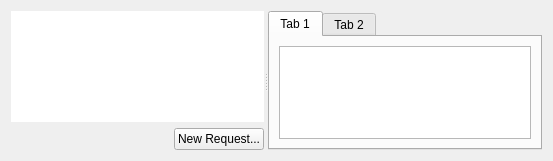
<ui version="4.0" >
 <class>HistoricalDataDisplay</class>
 <widget class="QFrame" name="HistoricalDataDisplay" >
  <property name="geometry" >
   <rect>
    <x>0</x>
    <y>0</y>
    <width>553</width>
    <height>161</height>
   </rect>
  </property>
  <property name="windowTitle" >
   <string>Form</string>
  </property>
  <layout class="QVBoxLayout" name="verticalLayout_2" >
   <item>
    <widget class="QSplitter" name="splitter" >
     <property name="orientation" >
      <enum>Qt::Horizontal</enum>
     </property>
     <widget class="QWidget" name="" >
      <layout class="QVBoxLayout" name="verticalLayout" >
       <item>
        <widget class="QTableView" name="requestsView" >
         <property name="frameShape" >
          <enum>QFrame::NoFrame</enum>
         </property>
         <property name="editTriggers" >
          <set>QAbstractItemView::NoEditTriggers</set>
         </property>
         <property name="dragDropOverwriteMode" >
          <bool>false</bool>
         </property>
         <property name="alternatingRowColors" >
          <bool>true</bool>
         </property>
         <property name="selectionMode" >
          <enum>QAbstractItemView::SingleSelection</enum>
         </property>
         <property name="selectionBehavior" >
          <enum>QAbstractItemView::SelectRows</enum>
         </property>
         <property name="gridStyle" >
          <enum>Qt::DotLine</enum>
         </property>
        </widget>
       </item>
       <item>
        <layout class="QHBoxLayout" name="horizontalLayout" >
         <item>
          <spacer name="horizontalSpacer" >
           <property name="orientation" >
            <enum>Qt::Horizontal</enum>
           </property>
           <property name="sizeHint" stdset="0" >
            <size>
             <width>40</width>
             <height>20</height>
            </size>
           </property>
          </spacer>
         </item>
         <item>
          <widget class="QPushButton" name="pushButton" >
           <property name="text" >
            <string>New Request...</string>
           </property>
          </widget>
         </item>
        </layout>
       </item>
      </layout>
     </widget>
     <widget class="LocalTabWidget" name="requestTabs" >
      <property name="currentIndex" >
       <number>0</number>
      </property>
      <widget class="QWidget" name="protoTab" >
       <property name="geometry" >
        <rect>
         <x>0</x>
         <y>0</y>
         <width>174</width>
         <height>114</height>
        </rect>
       </property>
       <attribute name="title" >
        <string>Tab 1</string>
       </attribute>
       <layout class="QVBoxLayout" name="verticalLayout_3" >
        <item>
         <widget class="QTableView" name="histDataView" />
        </item>
       </layout>
      </widget>
      <widget class="QWidget" name="tab_2" >
       <property name="geometry" >
        <rect>
         <x>0</x>
         <y>0</y>
         <width>174</width>
         <height>114</height>
        </rect>
       </property>
       <attribute name="title" >
        <string>Tab 2</string>
       </attribute>
      </widget>
     </widget>
    </widget>
   </item>
  </layout>
 </widget>
 <customwidgets>
  <customwidget>
   <class>LocalTabWidget</class>
   <extends>QTabWidget</extends>
   <header location="global" >profit.lib.widgets.localtabwidget.h</header>
   <container>1</container>
  </customwidget>
 </customwidgets>
 <resources/>
 <connections/>
</ui>
